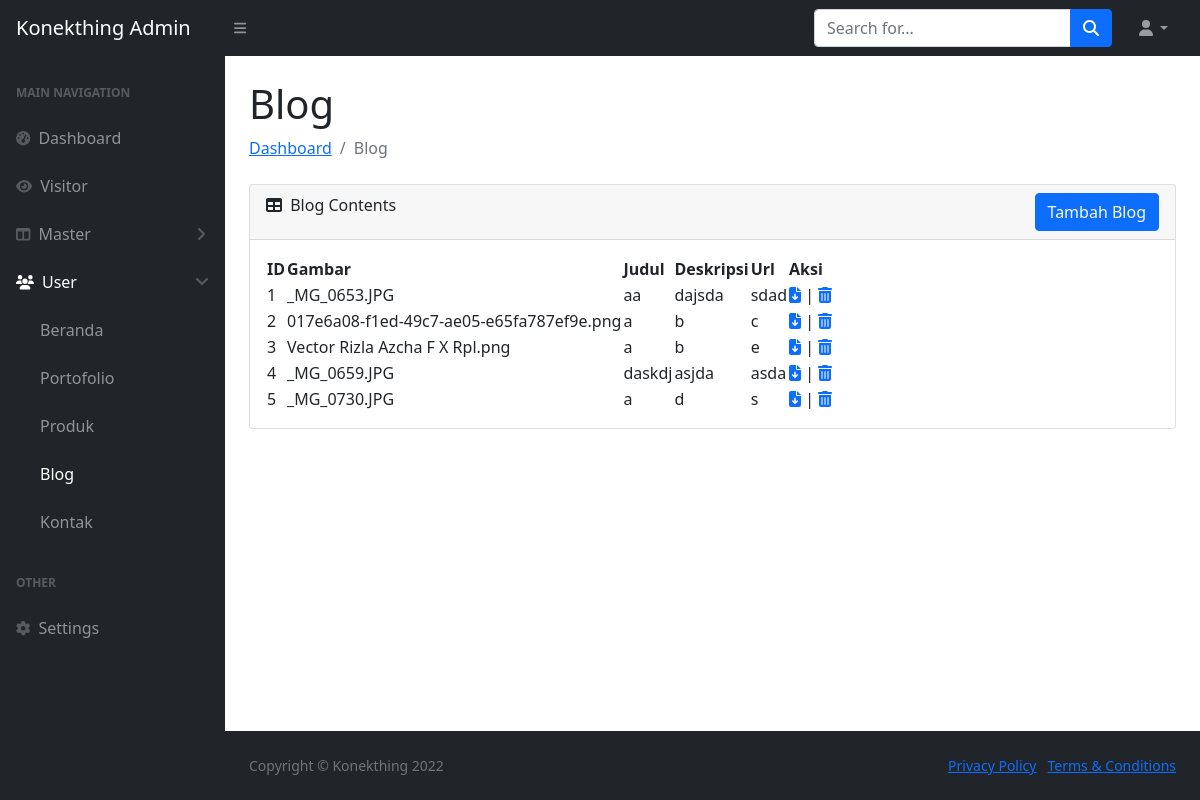
Screenshot of /index.php/blog with the database file from the repository.
### tables this page shows
CREATE TABLE `blog` (
  `id` int(50) NOT NULL,
  `gambar` varchar(200) NOT NULL,
  `judul` varchar(50) NOT NULL,
  `deskripsi` text NOT NULL,
  `url` text NOT NULL
);

### application/controllers/blog.php (called while the page is built, shortened)
<?php
class blog extends CI_Controller
{
    public function __construct()
    {
        $this->load->model('model_blog');
    }
    public function index()
    {
        $queryAllBlog = $this->model_blog->getDataBlog();
        $DATA = array('queryAllBlg' => $queryAllBlog);
        $title['title'] = 'Blog - Konekthing Admin';
        $this->load->view('header', $title);
        $this->load->view('admin/user/blog/blog', $DATA);
        $this->load->view('footer');
    }
}

### index.php (called while the page is built, shortened)
<?php
require_once BASEPATH.'core/CodeIgniter.php';

### application/models/model_blog.php (called while the page is built, shortened)
<?php
class model_blog extends CI_Model
{
    function getDataBlog()
    {
        $query = $this->db->get('blog');
        return $query->result();
    }
}

### application/views/admin/user/blog/blog.php (the view)
<div id="layoutSidenav_content">
    <main>
        <div class="container-fluid px-4">
            <h1 class="mt-4">Blog</h1>
            <ol class="breadcrumb mb-4">
                <li class="breadcrumb-item"><a href="<?= base_url('dashboard') ?>">Dashboard</a></li>
                <li class="breadcrumb-item active">Blog</li>
            </ol>
            <div class="card mb-4">
                <div class="card-header">
                    <i class="fas fa-table me-1"></i>
                    Blog Contents <a href="<?= base_url('blog/tambah_blog') ?>" class="btn btn-primary text-light" style="float: right;">Tambah Blog</a>
                </div>
                <div class="card-body">
                    <table id="datatablesSimple">
                        <thead>
                            <tr>
                                <th>ID</th>
                                <th>Gambar</th>
                                <th>Judul</th>
                                <th>Deskripsi</th>
                                <th>Url</th>
                                <th>Aksi</th>
                            </tr>
                        </thead>
                        <tbody>
                            <?php
                            $count = 0;
                            foreach ($queryAllBlg as $row) {
                                $count = $count + 1;
                            ?>
                                <tr>
                                    <td><?= $count ?></td>
                                    <td><?= $row->gambar ?></td>
                                    <td><?= $row->judul ?></td>
                                    <td><?= $row->deskripsi ?></td>
                                    <td><?= $row->url ?></td>
                                    <td><a href="<?= base_url('blog/edit_blog/'). $row->id ?>"><i class="fa-solid fa-file-arrow-down"></i></a> | <a href="<?= base_url('blog/fungsi_hapus') ?>/<?= $row->id ?>"><i class="fa-solid fa-trash-can"></i></a></td>
                                </tr>
                            <?php
                            }
                            ?>
                        </tbody>
                    </table>
                </div>
            </div>
        </div>
    </main>

### rows the page displays
blog: gambar "_MG_0653.JPG", judul "aa", deskripsi "dajsda", url "sdad"
blog: gambar "017e6a08-f1ed-49c7-ae05-e65fa787ef9e.png", judul "a", deskripsi "b", url "c"
blog: gambar "Vector Rizla Azcha F X Rpl.png", judul "a", deskripsi "b", url "e"
blog: gambar "_MG_0659.JPG", judul "daskdj", deskripsi "asjda", url "asda"
blog: gambar "_MG_0730.JPG", judul "a", deskripsi "d", url "s"
